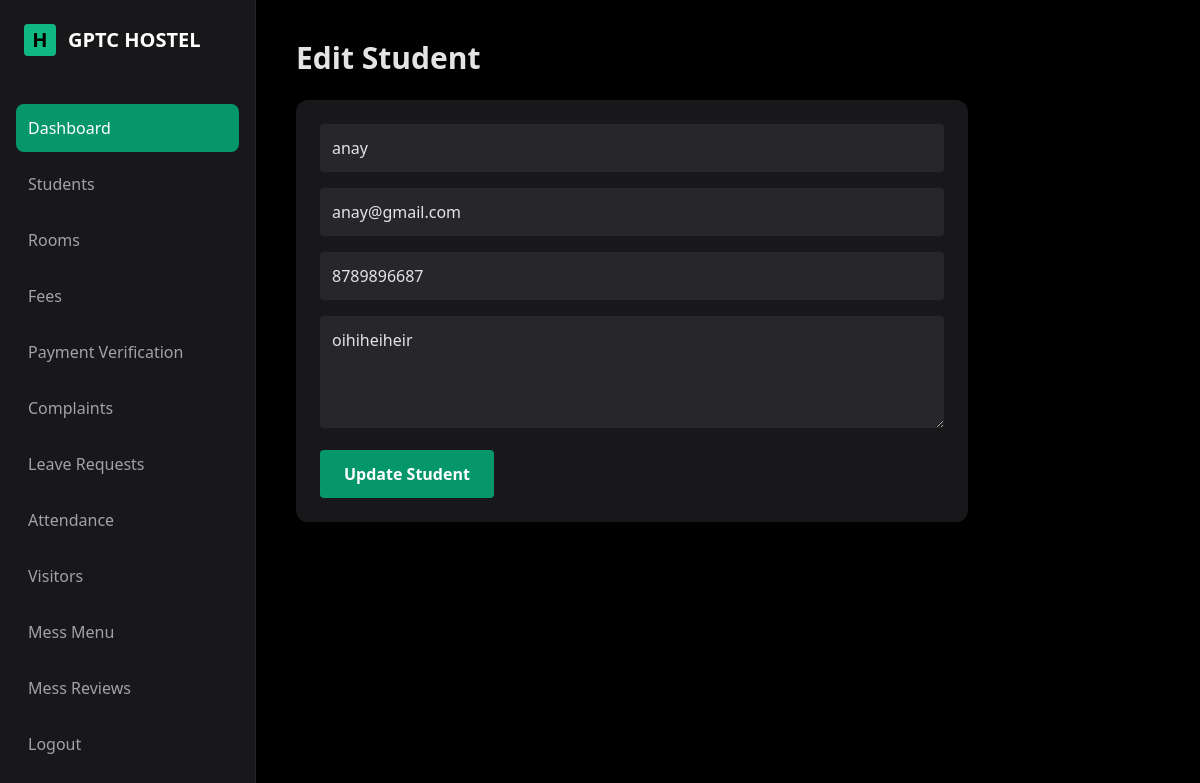
The page /admin/edit_student.php?id=9 (signed in) on the database its author committed.
### tables this page shows
CREATE TABLE `students` (
  `student_id` int(11) NOT NULL,
  `user_id` int(11) DEFAULT NULL,
  `parent_id` int(11) DEFAULT NULL,
  `admission_no` varchar(50) DEFAULT NULL,
  `full_name` varchar(100) DEFAULT NULL,
  `gender` enum('male','female','other') DEFAULT NULL,
  `dob` date DEFAULT NULL,
  `course` varchar(100) DEFAULT NULL,
  `department` varchar(100) DEFAULT NULL,
  `year` int(11) DEFAULT NULL,
  `phone` varchar(20) DEFAULT NULL,
  `email` varchar(100) DEFAULT NULL,
  `address` text DEFAULT NULL,
  `blood_group` varchar(10) DEFAULT NULL,
  `photo` varchar(255) DEFAULT NULL,
  `join_date` date DEFAULT NULL,
  `status` enum('active','left','suspended') DEFAULT 'active',
  `created_at` timestamp NOT NULL DEFAULT current_timestamp()
);

### admin/edit_student.php (the view, shortened to what this page needs)
<?php
$id = $_GET['id'];
$student = mysqli_fetch_assoc(mysqli_query($conn,"
SELECT * FROM students WHERE student_id='$id'
"));
?>
<!DOCTYPE html>
<html>
<head>
<script src="https://cdn.tailwindcss.com"></script>
</head>
<body class="bg-black text-zinc-200">
<div class="flex">
<?php include("layout/sidebar.php"); ?>
<div class="flex-1 p-10">
<h1 class="text-3xl font-bold mb-6">
Edit Student
</h1>
<div class="bg-zinc-900 p-6 rounded-xl max-w-2xl">
<form method="POST" class="space-y-4">
<input
type="text"
name="name"
required
value="<?php echo $student['full_name']; ?>"
placeholder="Full Name"
pattern="[A-Za-z ]+"
title="Only letters allowed"
class="w-full bg-zinc-800 p-3 rounded outline-none"
/>
<input
type="email"
name="email"
required
value="<?php echo $student['email']; ?>"
placeholder="Email Address"
class="w-full bg-zinc-800 p-3 rounded outline-none"
/>
<input
type="tel"
name="phone"
required
value="<?php echo $student['phone']; ?>"
placeholder="9876543210"
pattern="[0-9]{10}"
maxlength="10"
inputmode="numeric"
title="Enter valid 10 digit phone number"
class="w-full bg-zinc-800 p-3 rounded outline-none"
oninput="this.value=this.value.replace(/[^0-9]/g,'')"
/>
<textarea
name="address"
required
placeholder="Address"
class="w-full bg-zinc-800 p-3 rounded outline-none h-28"
><?php echo $student['address']; ?></textarea>
<button
type="submit"
name="update"
class="bg-emerald-600 hover:bg-emerald-700 px-6 py-3 rounded text-white font-semibold"
>
Update Student
</button>
</form>
</div>
</div>
</div>
</body>
</html>

### rows shown on the page
students: name "anay", email "anay@gmail.com", phone "8789896687", address "oihiheiheir"
